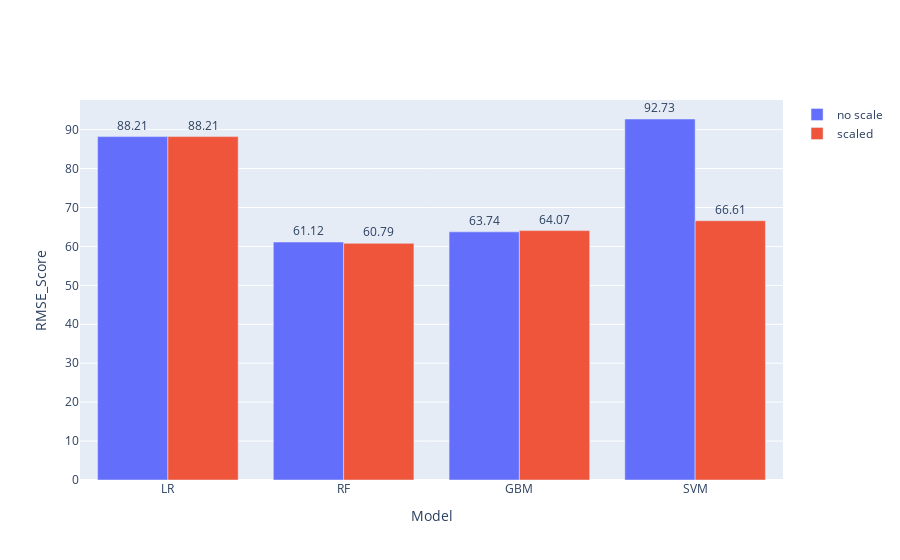

The notebook cell saved with this chart:
### Markdown cell above
### 5. Compare the results from all candidate models, choose the best model, justify your choice and discuss the results

### Code cell
import plotly.graph_objects as go
models=['LR', 'RF', 'GBM', 'SVM']

fig = go.Figure(data=[
    go.Bar(name='no scale', x=models, y=[lr_rmse, rf_rmse, gbm_rmse,svm_rmse],text=[round(lr_rmse, 2), round(rf_rmse, 2), round(gbm_rmse, 2), round(svm_rmse, 2)],textposition='outside'),
    go.Bar(name='scaled', x=models, y=[lr_scaled_rmse, rf_scaled_rmse, gbm_scaled_rmse,svm_scaled_rmse],text=[round(lr_scaled_rmse, 2), round(rf_scaled_rmse, 2), round(gbm_scaled_rmse, 2), round(svm_scaled_rmse, 2)], textposition='outside')
])

fig.update_layout(barmode='group',xaxis_title="Model",yaxis_title="RMSE_Score")
fig.show()

### Figure 1 — Plotly figure (JSON) as saved in the notebook; plotly's stock layout.template omitted (floating-point values rounded to 4 significant figures)
{"data": [{"name": "no scale", "text": ["88.21", "61.12", "63.74", "92.73"], "textposition": "outside", "type": "bar", "x": ["LR", "RF", "GBM", "SVM"], "y": [88.21, 61.12, 63.74, 92.73]}, {"name": "scaled", "text": ["88.21", "60.79", "64.07", "66.61"], "textposition": "outside", "type": "bar", "x": ["LR", "RF", "GBM", "SVM"], "y": [88.21, 60.79, 64.07, 66.61]}], "layout": {"barmode": "group", "xaxis": {"title": {"text": "Model"}}, "yaxis": {"title": {"text": "RMSE_Score"}}}}
